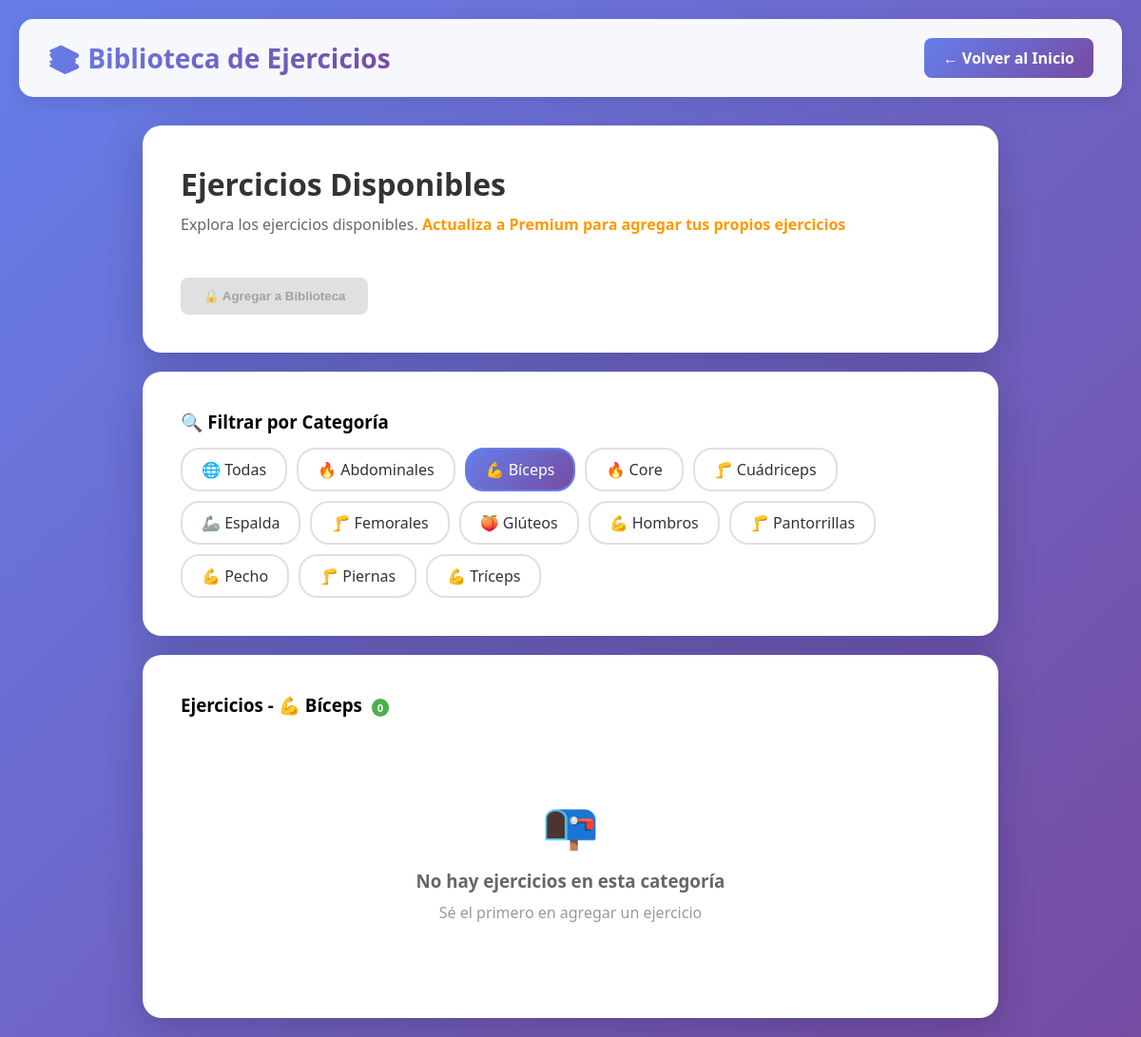
Screenshot of /biblioteca_ejercicios.php?categoria=4 (signed in) with the database file from the repository.
### tables this page shows
CREATE TABLE `categorias_ejercicios` (
  `id` int(11) NOT NULL,
  `nombre` varchar(50) NOT NULL,
  `icono` varchar(10) DEFAULT NULL COMMENT 'Emoji del grupo muscular'
);

### biblioteca_ejercicios.php (the view, shortened to what this page needs)
<?php
$conn = getConnection();
$categoria_filtro = isset($_GET['categoria']) ? intval($_GET['categoria']) : 0;
$categorias = $conn->query("SELECT * FROM categorias_ejercicios ORDER BY nombre")->fetch_all(MYSQLI_ASSOC);
if ($categoria_filtro > 0) {
    $stmt = $conn->prepare("SELECT b.*, c.nombre as categoria_nombre, c.icono, u.nombre_completo as creador
                           FROM biblioteca_ejercicios b
                           JOIN categorias_ejercicios c ON b.categoria_id = c.id
                           JOIN usuarios u ON b.usuario_id = u.id
                           WHERE b.categoria_id = ? AND b.es_publico = 1
                           ORDER BY b.nombre_ejercicio");
    $stmt->bind_param("i", $categoria_filtro);
    $stmt->execute();
    $ejercicios = $stmt->get_result()->fetch_all(MYSQLI_ASSOC);
}
$puede_agregar = ($_SESSION['tipo_usuario'] == 'admin' || $_SESSION['tipo_usuario'] == 'premium');
?>
<!DOCTYPE html>
<html lang="es">
<head>
    <link rel="stylesheet" href="styles.css">
</head>
<body>
    <div class="navbar">
        <h1>📚 Biblioteca de Ejercicios</h1>
        <a href="index.php" class="btn-volver">← Volver al Inicio</a>
    </div>
    <div class="container">
        <div class="card" style="margin-bottom: 20px;">
            <div style="display: flex; justify-content: space-between; align-items: center; flex-wrap: wrap; gap: 15px;">
                <div>
                    <h2 style="margin-bottom: 10px;">Ejercicios Disponibles</h2>
                    <p class="subtitle">
                        <?php if ($puede_agregar): ?>
                            Explora y agrega nuevos ejercicios a la biblioteca
                        <?php else: ?>
                            Explora los ejercicios disponibles. <span class="limite-standard">Actualiza a Premium para agregar tus propios ejercicios</span>
                        <?php endif; ?>
                    </p>
                </div>
                <?php if ($puede_agregar): ?>
                    <a href="crear_ejercicio_biblioteca.php" class="btn-primary" style="white-space: nowrap;">
                        ➕ Agregar a Biblioteca
                    </a>
                <?php else: ?>
                    <button class="btn-disabled" onclick="mostrarMensajePremium()">
                        🔒 Agregar a Biblioteca
                    </button>
                <?php endif; ?>
            </div>
        </div>
        <div class="card" style="margin-bottom: 20px;">
            <h3 style="margin-bottom: 15px;">🔍 Filtrar por Categoría</h3>
            <div class="categorias-filtro">
                <a href="biblioteca_ejercicios.php" class="categoria-filtro-item <?php echo $categoria_filtro == 0 ? 'active' : ''; ?>">
                    🌐 Todas
                </a>
                <?php foreach ($categorias as $cat): ?>
                    <a href="biblioteca_ejercicios.php?categoria=<?php echo $cat['id']; ?>"
                       class="categoria-filtro-item <?php echo $categoria_filtro == $cat['id'] ? 'active' : ''; ?>">
                        <?php echo $cat['icono']; ?> <?php echo htmlspecialchars($cat['nombre']); ?>
                    </a>
                <?php endforeach; ?>
            </div>
        </div>
        <div class="card">
            <h3 style="margin-bottom: 20px;">
                Ejercicios
                <?php if ($categoria_filtro > 0): ?>
                    - <?php
                        $cat_actual = array_filter($categorias, function($c) use ($categoria_filtro) {
                            return $c['id'] == $categoria_filtro;
                        });
                        $cat_actual = reset($cat_actual);
                        echo $cat_actual['icono'] . ' ' . htmlspecialchars($cat_actual['nombre']);
                    ?>
                <?php endif; ?>
                <span class="badge-count"><?php echo count($ejercicios); ?></span>
            </h3>
            <?php if (empty($ejercicios)): ?>
                <div class="no-ejercicios-biblioteca">
                    <p style="font-size: 48px; margin-bottom: 15px;">📭</p>
                    <h3>No hay ejercicios en esta categoría</h3>
                    <p>Sé el primero en agregar un ejercicio</p>
                </div>
            <?php endif; ?>
        </div>
    </div>
</body>
</html>

### styles.css (style rules this page uses)
* { margin: 0; padding: 0; box-sizing: border-box; }
body { font-family: 'Segoe UI', Tahoma, Geneva, Verdana, sans-serif; background: linear-gradient(135deg, #667eea 0%, #764ba2 100%); min-height: 100vh; padding: 20px; }
.navbar { background: rgba(255,255,255,0.95); padding: 20px 30px; border-radius: 15px; box-shadow: 0 5px 20px rgba(0,0,0,0.1); display: flex; justify-content: space-between; align-items: center; margin-bottom: 30px; }
.navbar h1 { font-size: 28px; background: linear-gradient(135deg, #667eea 0%, #764ba2 100%); -webkit-background-clip: text; -webkit-text-fill-color: transparent; background-clip: text; }
.btn-volver { background: linear-gradient(135deg, #667eea 0%, #764ba2 100%); color: white; border: none; padding: 10px 20px; border-radius: 8px; text-decoration: none; transition: transform 0.2s; font-weight: bold; }
.container { max-width: 900px; margin: 0 auto; }
.card { background: white; padding: 40px; border-radius: 20px; box-shadow: 0 10px 40px rgba(0,0,0,0.2); }
h2 { color: #333; margin-bottom: 10px; font-size: 32px; }
.subtitle { color: #666; margin-bottom: 30px; font-size: 16px; }
.limite-standard { color: #ff9800; font-weight: 600; }
.badge-count { display: inline-block; background: #4caf50; color: white; padding: 2px 6px; border-radius: 10px; font-size: 11px; margin-left: 5px; }
.btn-disabled { background: #ccc; color: #666; border: none; padding: 12px 24px; border-radius: 8px; font-weight: bold; cursor: not-allowed; opacity: 0.6; }
.categorias-filtro { display: flex; flex-wrap: wrap; gap: 10px; }
.categoria-filtro-item { padding: 10px 20px; background: white; border: 2px solid #e0e0e0; border-radius: 20px; text-decoration: none; color: #333; font-weight: 500; transition: all 0.3s; }
.categoria-filtro-item.active { background: linear-gradient(135deg, #667eea 0%, #764ba2 100%); color: white; border-color: #667eea; }
.no-ejercicios-biblioteca { text-align: center; padding: 60px 20px; color: #999; }
.no-ejercicios-biblioteca h3 { color: #666; margin-bottom: 10px; }

### rows the page displays
categorias_ejercicios: icono "🔥", nombre "Abdominales"
categorias_ejercicios: icono "💪", nombre "Bíceps"
categorias_ejercicios: icono "🔥", nombre "Core"
categorias_ejercicios: icono "🦵", nombre "Cuádriceps"
categorias_ejercicios: icono "🦾", nombre "Espalda"
categorias_ejercicios: icono "🦵", nombre "Femorales"
categorias_ejercicios: icono "🍑", nombre "Glúteos"
categorias_ejercicios: icono "💪", nombre "Hombros"
categorias_ejercicios: icono "🦵", nombre "Pantorrillas"
categorias_ejercicios: icono "💪", nombre "Pecho"
categorias_ejercicios: icono "🦵", nombre "Piernas"
categorias_ejercicios: icono "💪", nombre "Tríceps"

### other values shown
count($ejercicios) "0"
